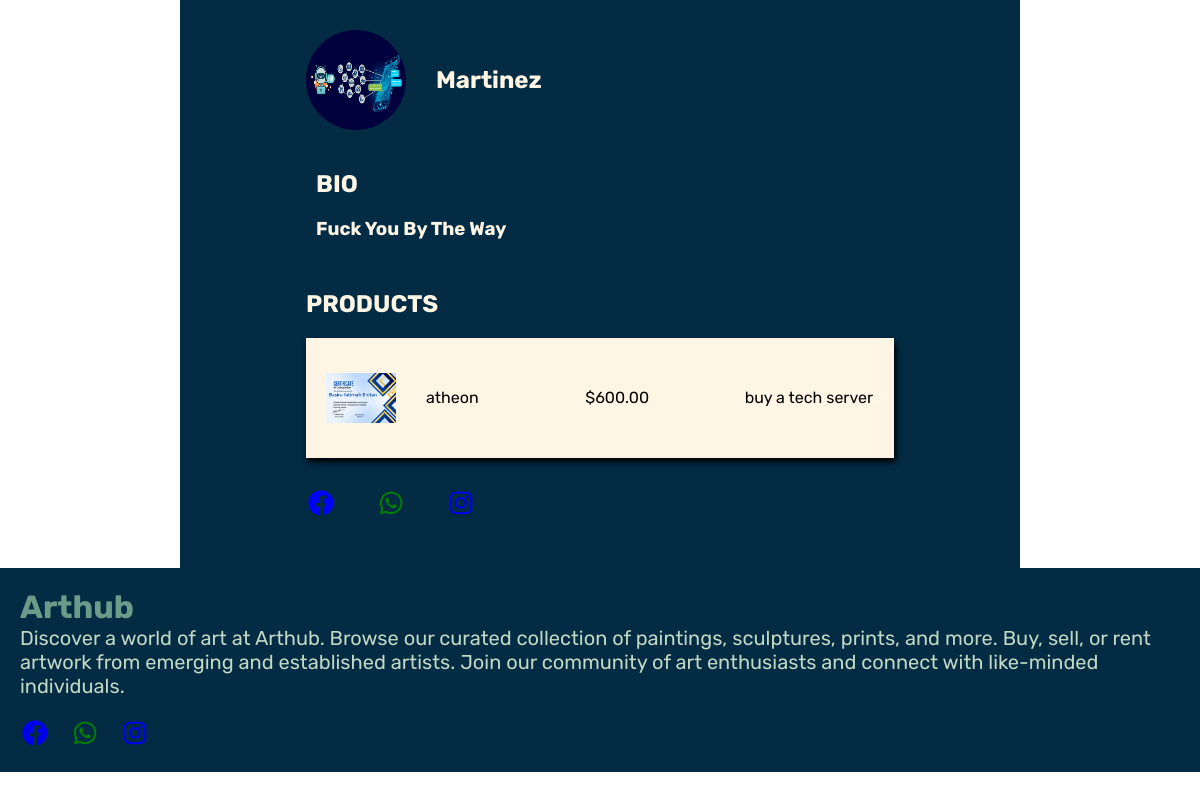
Screenshot of /buy/martinez with the database file from the repository.
### appgallery/models.py (models this page shows, shortened)
class Shop(models.Model):
    uid = models.UUIDField(primary_key=True, default=uuid.uuid4, editable=False)
    shop_logo = models.ImageField(upload_to='logo', default='static\download (8).jpeg')
    name = models.CharField(max_length=255)
    owner = models.ForeignKey(User, on_delete=models.CASCADE)
    facebook_link=models.URLField(max_length=200)
    instagram_link=models.URLField(max_length=200)
    whatsapp_link=models.URLField(max_length=200)
    shop_bio= models.TextField()

class ArtItems(models.Model):
    uid = models.UUIDField(primary_key=True, default=uuid.uuid4, editable=False)
    name = models.CharField(max_length=255)
    description = models.TextField()
    price = models.DecimalField(max_digits=10, decimal_places=2)
    owner = models.ForeignKey(Shop, on_delete=models.CASCADE)
    category = models.ForeignKey(Category, on_delete=models.CASCADE)
    image = models.ImageField(upload_to='art_images')
    created_at = models.DateTimeField(auto_now_add=True)
    updated_at = models.DateTimeField(auto_now=True)

### appgallery/views.py (the view)
# urls.py: path('buy/<name>', views.user_shop, name='buy'),
def user_shop(request , name):
    try:
         shops = Shop.objects.get(name=name)
         artitems = ArtItems.objects.filter(owner= shops)
         return render(request,'shopview.html', context={'artitems':artitems,'shops':shops})
    except Exception as e:
       return render(request,'shopview.html', context={})

### templates/shopview.html (shortened to what this page needs)
{% extends 'base.html' %}
{% load static %}
  {% if shops %}
    {% block head %}
    <link rel="stylesheet" href="{% static 'css/shop.css' %}">
    {% endblock %}
    {% block body %}
    <div class="container">
        <section>
            <div class="flex">
                <img src="{{shops.shop_logo.url}}" alt="" class="logo">
                <h1>{{shops.name}}</h1>
            </div>
            <div class="flexer">
                <h1>bio</h1>
                <h3>{{shops.shop_bio}}</h3>
            </div>
        </section>
         <section>
            <h1>products</h1>
            {% for art in artitems %}
            <div class="product">
                    <img src="{{art.image.url}}" alt="">
                    <p>{{art.name}}</p>
                    <p>${{art.price}}</p>
                    <p>{{art.description}}</p>
            </div>
            {% endfor %}
         </section>
        <section class="social">
            <p><a href="{{shops.facebook_link}}"><i class='bx bxl-facebook-circle' style=" color: blue;"></i></a></p>
            <p><a href="{{shops.whatsapp_link}}"><i class='bx bxl-whatsapp' style='color: green;'></i></a></p>
            <p><a href="{{shops.instagram_link}}"><i class='bx bxl-instagram'></i></a></p>
        </section>
    </div>
    {% endblock %}
    {% endif %}

### static/css/base.css (style rules this page uses)
* { padding: 0; margin: 0; font-family: "Rubik", sans-serif; list-style: none; text-decoration: none; }

### static/css/shop.css (style rules this page uses)
:root { --primary: #FFF5E4; --secondary: #CD5C08; --tertiary1: #C1D8C3; --tertiary2: #6A9C89; --random: #000; }
.container { display: flex; flex-direction: column; width: 70%; min-height: 60vh; background: #032B44; margin-left: 15%; }
.container .logo { width: 100px; height: 100px; border-radius: 50%; }
.flex { display: flex; align-items: center; gap: 30px; }
.flex h1 { text-transform: capitalize; color: var(--primary); }
section, .flexer { min-height: 10vh; margin-top: 30px; }
section h3 { text-transform: capitalize; color: var(--primary); }
section h1 { color: var(--primary); text-transform: uppercase; }
.flexer { padding: 10px; }
.product { height: 10vh; display: flex ; background: var(--primary); box-shadow: 2px 4px 6px black; padding: 20px; margin-top: 20px; align-items: center; gap: 30px; }
.product p { width: 300px; text-overflow: ellipsis; height: 20px; overflow: hidden; }
.flexer h3 { margin-top: 20px; }
.container .product img { width: 70px; }
.social { display: flex; gap: 40px; }
.social i { font-size: 30px; }

### rows the page displays
Shop: shop_logo (picture), name "Martinez", shop_bio "Fuck You By The Way"
ArtItems: image (picture), name "atheon…", price "600.00", description "buy a tech server…"
